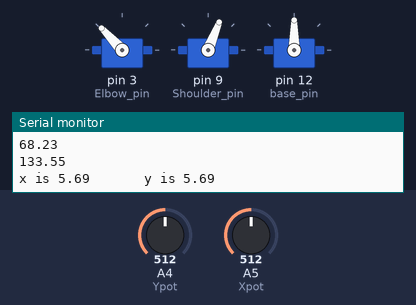
Simulated run of this sketch. Board: Arduino Uno, built with avr-gcc and run on an emulated ATmega328P. On the bench: 3 × servo, the last lines printed to the serial monitor. Inputs (shaded band) come from the test bench; at power-on: A5 (Xpot) = 512, A4 (Ypot) = 512.

Above: at 1.2 s.
1.3 s: A5 (Xpot) set to 716
At 2.1 s:
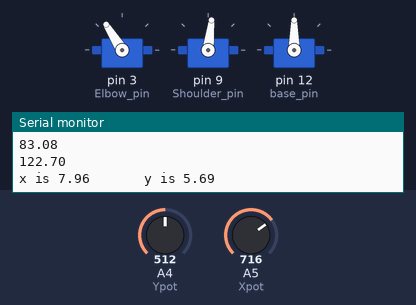
2.9 s: A4 (Ypot) set to 716
At 3.6 s:
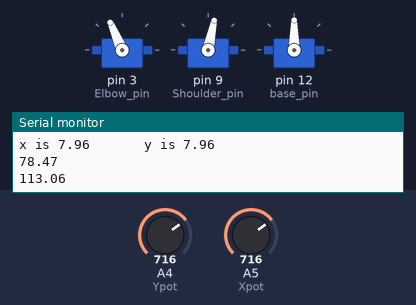
4.5 s: A5 (Xpot) set to 900
At 5.0 s:
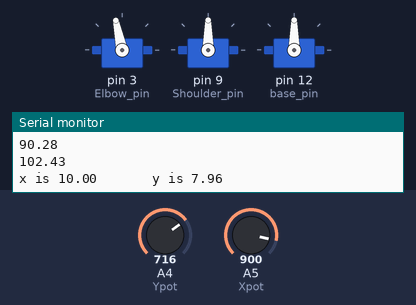
6.1 s: A4 (Ypot) set to 900
At 6.6 s:
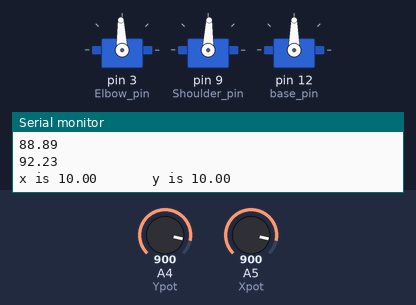
7.7 s: A4 (Ypot) set to 306
At 8.2 s:
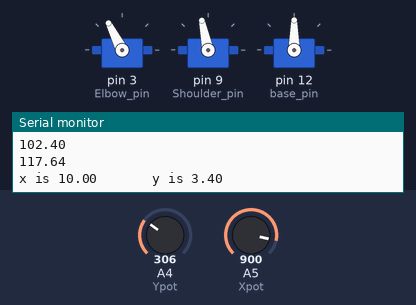
9.4 s: A5 (Xpot) set to 511
At 11.0 s:
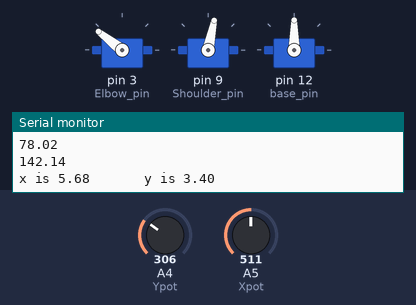
Timing chart, 0 to 12.0 s (numbered marks = the images above; inputs shaded):
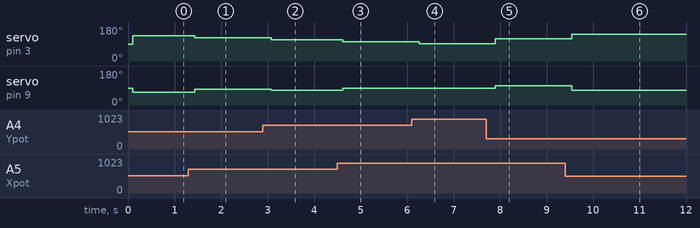

The sketch:

For_heavy_duity_servo_robot_arm.ino
```cpp
#include <Servo.h>
Servo Elbow;
int Elbow_pin = 3;
Servo Shoulder;
int Shoulder_pin = 9;
Servo base;
int base_pin = 12;
Servo claw;
int claw_pin = 11;

double AngleBase;
double AngleShoulder;
double AngleElbow;

double AngleXL; // the angle between the base x coord. and the hypotenus length l

float sideLength = 10.2; // side length in cm
float x; // the x cordinate of the end (cm)
float y; // the y cordinate of the end (cm)
float hypLength = sqrt(2)*sideLength; // set inital hypotenus length to make a 45,45,90 triangle

int Xpot = A5; // Potentiometer pin to control x motion
int Ypot = A4; // Potentiometer pin to control y motion

void setup() {
  Elbow.attach(Elbow_pin);
  Shoulder.attach(Shoulder_pin);
  base.attach(base_pin);

  Serial.begin(9600);
 // Shoulder.write(90);
 // Elbow.write(90);
//  delay(50000);
}

void loop() {
  //base.write(0);
  /*
  Serial.println("What x do you want?");
  while(Serial.available()==0) { }
  x = Serial.parseFloat();
  Serial.print("x set to ");
  Serial.println(x);

  Serial.println("What y do you want?");
  while(Serial.available()==0) { }
  y = Serial.parseFloat();
  Serial.print("y set to ");
  Serial.println(y);

  delay(1000);

*/

  int XpotValue = analogRead(Xpot);
  int YpotValue = analogRead(Ypot);
  x = XpotValue / 90.0;
  Serial.print("x is ");
  Serial.print(x);
  Serial.print("       ");
  y = YpotValue / 90.0;
  Serial.print("y is ");
  Serial.println(y);
  delay(100);


  // Calculate base angle and the hypotenus length
  double AngleXLrad = atan(y/x); // base angle in radians
  AngleXL = 180. / PI * AngleXLrad; // AngleXL in degrees
  //Serial.print("AngleXL is ");
  //Serial.println(AngleXL);

  hypLength = x / cos(AngleXLrad);
  // Serial.print("hypLength is ");
  // Serial.println(hypLength);


    // Calculate angles based on side length and hypotenus length
    AngleShoulder = acos(hypLength / (2 * sideLength)); // AngleShoulder in radians
    AngleShoulder = 180. / PI * AngleShoulder; // AngleShoulder in radians
    AngleElbow = 180 - 2 * AngleShoulder; // AngleShoulder in degrees


    AngleShoulder = 180 - (AngleShoulder + AngleXL);
    Serial.println(AngleShoulder);
    Shoulder.write(AngleShoulder);

    AngleElbow = 180 - AngleElbow;
    Serial.println(AngleElbow);
    Elbow.write(AngleElbow);

    // delay(1000);
}
```

Measured:
- after the input at 1.3 s, servo on pin 3 (Elbow_pin): 133° → 122° after 0.14 s; servo on pin 9 (Shoulder_pin): 68° → 83° after 0.14 s
- after the input at 2.9 s, servo on pin 3 (Elbow_pin): 122° → 113° after 0.18 s; servo on pin 9 (Shoulder_pin): 83° → 78° after 0.18 s
- after the input at 4.5 s, servo on pin 3 (Elbow_pin): 113° → 102° after 0.12 s; servo on pin 9 (Shoulder_pin): 78° → 90° after 0.12 s
- after the input at 6.1 s, servo on pin 3 (Elbow_pin): 102° → 92° after 0.16 s; servo on pin 9 (Shoulder_pin): 90° → 88° after 0.16 s
- after the input at 7.7 s, servo on pin 3 (Elbow_pin): 92° → 117° after 0.20 s; servo on pin 9 (Shoulder_pin): 88° → 102° after 0.20 s
- after the input at 9.4 s, servo on pin 3 (Elbow_pin): 117° → 142° after 0.15 s; servo on pin 9 (Shoulder_pin): 102° → 78° after 0.15 s
